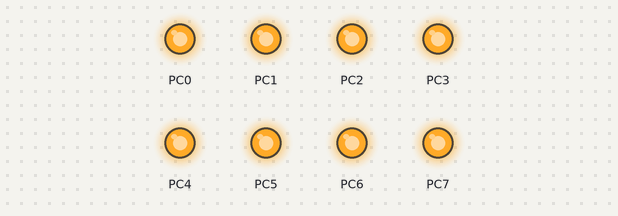
Simulated run of this program. Board: ATmega128, built with avr-gcc and emulated at 16 MHz. Parts: output pins drawn as LEDs (lit = HIGH).

Above: at 1.0 s.
At 3.0 s:
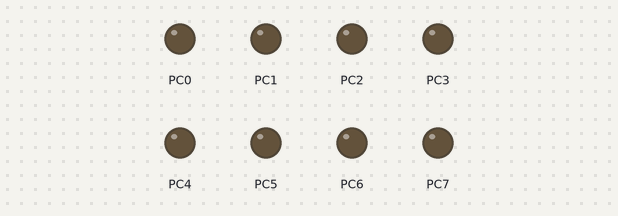
Timing chart, 0 to 5.3 s (numbered marks = the images above):
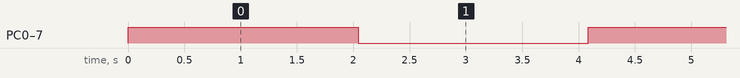

The program:

main.c
```c
/*
 * PWM_CONTROL.c
 *
 * Created: 2022-01-28 오후 3:46:51
 * Author : Geonha
 */

#define F_CPU 16000000UL
#include <avr/io.h>
#include <avr/interrupt.h>
#include <util/delay.h>

unsigned char buff =0xfe;
volatile int x;

void INIT_TIMER0(void) // TIMER0 초기화
{
	//TCCR0= ((1<<CS02)|(0<<CS01)|(0<<CS00)); // 1024 분주, NORMAL모드
	TCCR0= ((1<<WGM00)|(0<<WGM01)|(1<<COM00)|(0<<COM01) // Phase Correct PWM up1 down0
	|(1<<CS02)|(0<<CS01)|(0<<CS00)); // 256 분주, Phase Correct PWM
	TCNT0= 0x00; // 카운터 = 256
	OCR0 = 0b01000000;
	TIMSK= 0x01; // TIMER0 인터럽트 enable
}

void INIT_PORT(void) // PORT 초기화
{
	DDRC = 0xff;
	PORTC = 0xff;
}

void led_move(void)
{
	PORTC = buff;
	if(buff == 0x7f)
	buff =0xfe;
	else
	{
		buff <<=1;
		buff |=1;
	}
}

ISR(TIMER0_OVF_vect) //타이머 인터럽트 0번으로 설정
{
	//TCNT0 = -250;
	x++;
	if(x>1000)
	{
		PORTC=~PORTC;
		x=0;
	}
}

int main(void)
{
	INIT_TIMER0();
	INIT_PORT();
	sei();

    /* Replace with your application code */
    while (1)
    {

    }
}

/*
	PORTC = 0x00;
	_delay_ms(500);
	PORTC = 0xff;
	_delay_ms(500);
*/
```

Measured:
- by itself, PC0–7: alternates HIGH for 2.0 s and LOW for 2.0 s
